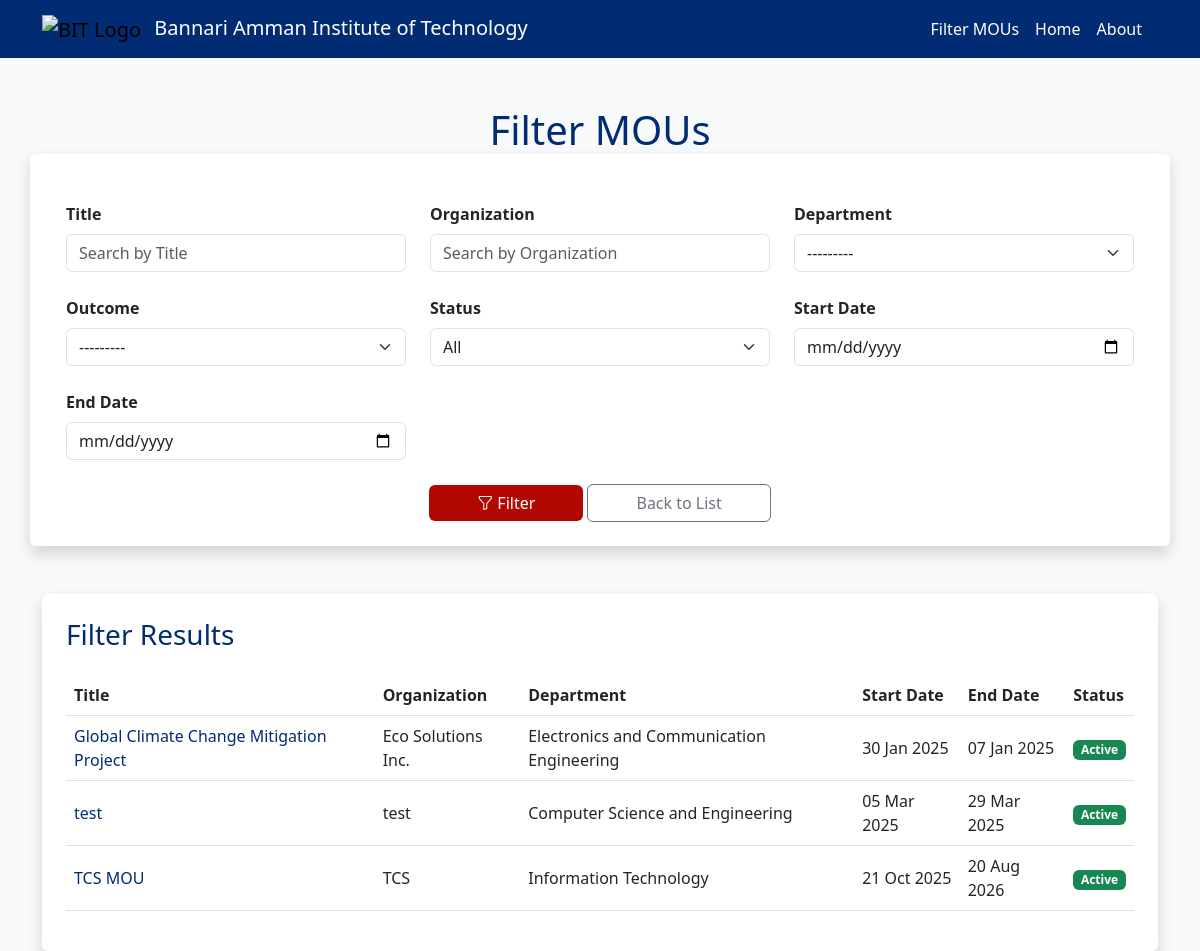
/filter/, run on the app's committed database.
### mou/models.py (models this page shows, shortened)
class MOU(models.Model):
    title = models.CharField(max_length=255)
    organization_name = models.CharField(max_length=255, blank=True, null=True)
    department_choices = [
        ('cse', 'Computer Science and Engineering'),
        ('it', 'Information Technology'),
        ('ece', 'Electronics and Communication Engineering'),
        ('mech', 'Mechanical Engineering'),
        ('civil', 'Civil Engineering'),
    ]
    department = models.ManyToManyField('Department', related_name='mous')
    start_date = models.DateField()
    end_date = models.DateField()
    document = models.FileField(upload_to='mou_documents/', blank=True, null=True)
    status_choices = [
        ('draft', 'Draft'),
        ('active', 'Active'),
        ('expired', 'Expired'),
    ]
    status = models.CharField(max_length=20, choices=status_choices, default='draft')
    mou_coordinator_name = models.CharField(max_length=100, blank=True, null=True)
    mou_coordinator_mobile = models.CharField(max_length=15, blank=True, null=True)
    mou_coordinator_email = models.EmailField(blank=True, null=True)
    staff_coordinator_name = models.CharField(max_length=100, blank=True, null=True)
    staff_coordinator_mobile = models.CharField(max_length=15, blank=True, null=True)
    staff_coordinator_email = models.EmailField(blank=True, null=True)
    outcome_choices = [
        ('placement', 'Placement'),
        ('iv', 'Industrial Visit'),
        ('workshop', 'Workshop'),
        ('research', 'Research Collaboration'),
        ('internship', 'Internship'),
    ]
    outcome = models.ManyToManyField(Outcome, related_name='mous')
    payment_paid = models.DecimalField(max_digits=10, decimal_places=2, default=0.00)

class Department(models.Model):
    code = models.CharField(max_length=10, unique=True)
    name = models.CharField(max_length=100)
    def __str__(self):
        return self.name

### mou/views.py (the view, shortened to what this page needs)
# urls.py: path('filter/', views.filter_mou, name='filter_mou'),
def filter_mou(request):
    form = MOUFilterForm(request.GET or None)
    mous = MOU.objects.all()
    return render(request, 'mou/filter_mou.html', {'form': form, 'mous': mous})

### mou/models.py (called while the page is built)
    def __str__(self):
        return self.name

### mou/templates/mou/filter_mou.html (shortened to what this page needs)
<!DOCTYPE html>
<html lang="en">
<head>
    <link href="https://cdn.jsdelivr.net/npm/bootstrap@5.3.0/dist/css/bootstrap.min.css" rel="stylesheet">
</head>
<body>
    {% include 'mou/_navbar.html' %}
    <div class="container mt-5">
        <h1 class="text-center bit-primary mb-4">Filter MOUs</h1>
        <form method="get" class="row g-4 bg-white p-4 rounded shadow">
            <div class="col-md-4">
                <label for="id_title" class="form-label fw-bold">Title</label>
                {{ form.title }}
            </div>
            <div class="col-md-4">
                <label for="id_organization_name" class="form-label fw-bold">Organization</label>
                {{ form.organization_name }}
            </div>
            <div class="col-md-4">
                <label for="id_department" class="form-label fw-bold">Department</label>
                {{ form.department }}
            </div>
            <div class="col-md-4">
                <label for="id_outcome" class="form-label fw-bold">Outcome</label>
                {{ form.outcome }}
            </div>
            <div class="col-md-4">
                <label for="id_status" class="form-label fw-bold">Status</label>
                {{ form.status }}
            </div>
            <div class="col-md-4">
                <label for="id_start_date" class="form-label fw-bold">Start Date</label>
                {{ form.start_date }}
            </div>
            <div class="col-md-4">
                <label for="id_end_date" class="form-label fw-bold">End Date</label>
                {{ form.end_date }}
            </div>
            <div class="col-12 text-center mt-4">
                <button type="submit" class="btn btn-bit px-5">
                    <i class="bi bi-funnel"></i> Filter
                </button>
                <a href="{% url 'mou_list' %}" class="btn btn-outline-secondary px-5">
                    Back to List
                </a>
            </div>
        </form>
        <div class="mt-5 bg-white p-4 rounded shadow">
            <h3 class="bit-primary mb-4">Filter Results</h3>
            {% if mous %}
                <div class="table-responsive">
                    <table class="table table-bit table-hover align-middle">
                        <thead>
                            <tr>
                                <th>Title</th>
                                <th>Organization</th>
                                <th>Department</th>
                                <th>Start Date</th>
                                <th>End Date</th>
                                <th>Status</th>
                            </tr>
                        </thead>
                        <tbody>
                            {% for mou in mous %}
                                <tr>
                                    <td>
                                        <a href="{% url 'view_mou' mou.id %}" class="text-decoration-none bit-primary">
                                            {{ mou.title }}
                                        </a>
                                    </td>
                                    <td>{{ mou.organization_name }}</td>
                                    <td>{{ mou.department.all|join:", " }}</td>
                                    <td>{{ mou.start_date|date:"d M Y" }}</td>
                                    <td>{{ mou.end_date|date:"d M Y" }}</td>
                                    <td>
                                        <span class="badge {% if mou.status == 'active' %}bg-success{% else %}bg-danger{% endif %}">
                                            {{ mou.get_status_display }}
                                        </span>
                                    </td>
                                </tr>
                            {% endfor %}
                        </tbody>
                    </table>
                </div>
            {% else %}
                <div class="alert alert-info mb-0">
                    No MOUs found matching the criteria
                </div>
            {% endif %}
        </div>
    </div>
    <link rel="stylesheet" href="https://cdn.jsdelivr.net/npm/bootstrap-icons@1.10.3/font/bootstrap-icons.css">
</body>
</html>

### mou/templates/mou/filter_mou.html (style rules this page uses)
body { font-family: 'Segoe UI', Tahoma, Geneva, Verdana, sans-serif; background-color: #f8f9fa; }
.bit-primary { color: #012B72; }
.btn-bit { background-color: #B30802; color: white; border: none; }
.table-bit thead { background-color: #012B72; color: white; }

### data on the page
MOU: title "Global Climate Change Mitigation Project", organization_name "Eco Solutions Inc.", department.all "Electronics and Communication Engineering", start_date "30 Jan 2025", end_date "07 Jan 2025", status "Active"
MOU: title "test", organization_name "test", department.all "Computer Science and Engineering", start_date "05 Mar 2025", end_date "29 Mar 2025", status "Active"
MOU: title "TCS MOU", organization_name "TCS", department.all "Information Technology", start_date "21 Oct 2025", end_date "20 Aug 2026", status "Active"
